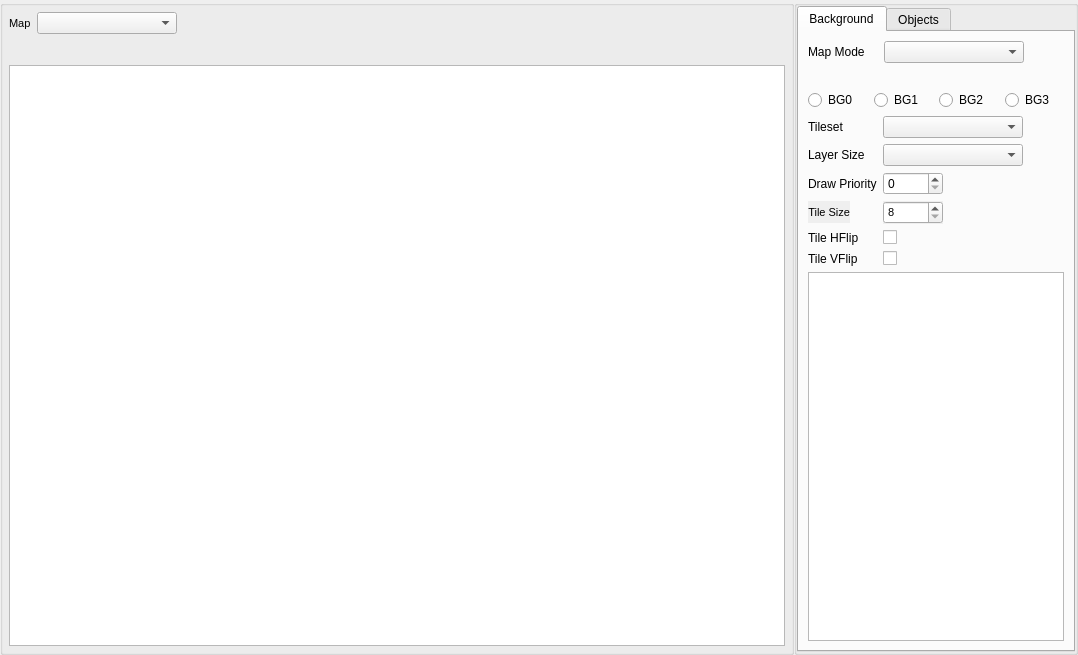
<?xml version="1.0" encoding="UTF-8"?>
<ui version="4.0">
 <class>MapEditor</class>
 <widget class="QWidget" name="MapEditor">
  <property name="geometry">
   <rect>
    <x>0</x>
    <y>0</y>
    <width>1078</width>
    <height>655</height>
   </rect>
  </property>
  <property name="windowTitle">
   <string>Form</string>
  </property>
  <property name="autoFillBackground">
   <bool>true</bool>
  </property>
  <layout class="QHBoxLayout" name="horizontalLayout_3">
   <property name="spacing">
    <number>0</number>
   </property>
   <property name="leftMargin">
    <number>0</number>
   </property>
   <property name="topMargin">
    <number>0</number>
   </property>
   <property name="rightMargin">
    <number>0</number>
   </property>
   <property name="bottomMargin">
    <number>0</number>
   </property>
   <item>
    <widget class="QGroupBox" name="groupBox">
     <property name="maximumSize">
      <size>
       <width>16777214</width>
       <height>16777215</height>
      </size>
     </property>
     <property name="font">
      <font>
       <pointsize>12</pointsize>
      </font>
     </property>
     <property name="autoFillBackground">
      <bool>true</bool>
     </property>
     <property name="title">
      <string/>
     </property>
     <layout class="QVBoxLayout" name="verticalLayout_2">
      <property name="spacing">
       <number>6</number>
      </property>
      <property name="leftMargin">
       <number>6</number>
      </property>
      <property name="topMargin">
       <number>6</number>
      </property>
      <property name="rightMargin">
       <number>6</number>
      </property>
      <property name="bottomMargin">
       <number>6</number>
      </property>
      <item>
       <layout class="QFormLayout" name="formLayout">
        <property name="bottomMargin">
         <number>25</number>
        </property>
        <item row="0" column="0">
         <widget class="QLabel" name="label">
          <property name="font">
           <font>
            <pointsize>8</pointsize>
           </font>
          </property>
          <property name="text">
           <string>Map</string>
          </property>
         </widget>
        </item>
        <item row="0" column="1">
         <layout class="QHBoxLayout" name="horizontalLayout_2">
          <property name="spacing">
           <number>1</number>
          </property>
          <property name="sizeConstraint">
           <enum>QLayout::SetDefaultConstraint</enum>
          </property>
          <item>
           <widget class="QComboBox" name="map_names">
            <property name="sizePolicy">
             <sizepolicy hsizetype="Maximum" vsizetype="Fixed">
              <horstretch>0</horstretch>
              <verstretch>0</verstretch>
             </sizepolicy>
            </property>
            <property name="minimumSize">
             <size>
              <width>140</width>
              <height>0</height>
             </size>
            </property>
            <property name="maximumSize">
             <size>
              <width>240</width>
              <height>16777215</height>
             </size>
            </property>
            <property name="font">
             <font>
              <pointsize>8</pointsize>
             </font>
            </property>
            <property name="autoFillBackground">
             <bool>true</bool>
            </property>
           </widget>
          </item>
          <item>
           <widget class="AssetControls" name="map_controls" native="true">
            <property name="font">
             <font>
              <pointsize>12</pointsize>
             </font>
            </property>
            <layout class="QVBoxLayout" name="verticalLayout_3"/>
           </widget>
          </item>
          <item>
           <spacer name="horizontalSpacer">
            <property name="autoFillBackground">
             <bool>true</bool>
            </property>
            <property name="orientation">
             <enum>Qt::Horizontal</enum>
            </property>
            <property name="sizeHint" stdset="0">
             <size>
              <width>19</width>
              <height>20</height>
             </size>
            </property>
           </spacer>
          </item>
         </layout>
        </item>
       </layout>
      </item>
      <item>
       <widget class="MapView" name="map_view">
        <property name="cursor" stdset="0">
         <cursorShape>ArrowCursor</cursorShape>
        </property>
        <property name="autoFillBackground">
         <bool>true</bool>
        </property>
       </widget>
      </item>
     </layout>
    </widget>
   </item>
   <item>
    <widget class="QGroupBox" name="tilesheet_box">
     <property name="sizePolicy">
      <sizepolicy hsizetype="Preferred" vsizetype="Preferred">
       <horstretch>0</horstretch>
       <verstretch>0</verstretch>
      </sizepolicy>
     </property>
     <property name="maximumSize">
      <size>
       <width>720</width>
       <height>16777215</height>
      </size>
     </property>
     <property name="sizeIncrement">
      <size>
       <width>0</width>
       <height>0</height>
      </size>
     </property>
     <property name="autoFillBackground">
      <bool>true</bool>
     </property>
     <property name="title">
      <string/>
     </property>
     <layout class="QVBoxLayout" name="verticalLayout">
      <property name="spacing">
       <number>1</number>
      </property>
      <property name="leftMargin">
       <number>0</number>
      </property>
      <property name="topMargin">
       <number>0</number>
      </property>
      <property name="rightMargin">
       <number>0</number>
      </property>
      <property name="bottomMargin">
       <number>0</number>
      </property>
      <item>
       <widget class="QTabWidget" name="map_tab">
        <property name="sizePolicy">
         <sizepolicy hsizetype="Preferred" vsizetype="Preferred">
          <horstretch>0</horstretch>
          <verstretch>0</verstretch>
         </sizepolicy>
        </property>
        <property name="currentIndex">
         <number>0</number>
        </property>
        <widget class="QWidget" name="tab_background">
         <attribute name="title">
          <string>Background</string>
         </attribute>
         <layout class="QVBoxLayout" name="verticalLayout_4">
          <item>
           <layout class="QFormLayout" name="formLayout_3">
            <property name="bottomMargin">
             <number>21</number>
            </property>
            <item row="0" column="0">
             <widget class="QLabel" name="label_4">
              <property name="text">
               <string>Map Mode    </string>
              </property>
             </widget>
            </item>
            <item row="0" column="1">
             <widget class="QComboBox" name="map_modes">
              <property name="minimumSize">
               <size>
                <width>140</width>
                <height>0</height>
               </size>
              </property>
              <property name="maximumSize">
               <size>
                <width>140</width>
                <height>16777215</height>
               </size>
              </property>
             </widget>
            </item>
           </layout>
          </item>
          <item>
           <layout class="QHBoxLayout" name="horizontalLayout_4">
            <property name="bottomMargin">
             <number>0</number>
            </property>
            <item>
             <widget class="QRadioButton" name="bg0_button">
              <property name="text">
               <string>BG0</string>
              </property>
             </widget>
            </item>
            <item>
             <widget class="QRadioButton" name="bg1_button">
              <property name="text">
               <string>BG1</string>
              </property>
             </widget>
            </item>
            <item>
             <widget class="QRadioButton" name="bg2_button">
              <property name="text">
               <string>BG2</string>
              </property>
             </widget>
            </item>
            <item>
             <widget class="QRadioButton" name="bg3_button">
              <property name="text">
               <string>BG3</string>
              </property>
             </widget>
            </item>
           </layout>
          </item>
          <item>
           <layout class="QFormLayout" name="formLayout_2">
            <property name="bottomMargin">
             <number>0</number>
            </property>
            <item row="0" column="0">
             <widget class="QLabel" name="label_2">
              <property name="text">
               <string>Tileset</string>
              </property>
             </widget>
            </item>
            <item row="0" column="1">
             <layout class="QHBoxLayout" name="horizontalLayout">
              <property name="bottomMargin">
               <number>0</number>
              </property>
              <item>
               <widget class="QComboBox" name="tileset_names">
                <property name="minimumSize">
                 <size>
                  <width>140</width>
                  <height>0</height>
                 </size>
                </property>
                <property name="maximumSize">
                 <size>
                  <width>140</width>
                  <height>16777215</height>
                 </size>
                </property>
                <property name="font">
                 <font>
                  <pointsize>8</pointsize>
                 </font>
                </property>
               </widget>
              </item>
              <item>
               <widget class="AssetControls" name="tileset_controls" native="true">
                <property name="font">
                 <font>
                  <pointsize>12</pointsize>
                 </font>
                </property>
                <layout class="QGridLayout" name="gridLayout_3"/>
               </widget>
              </item>
             </layout>
            </item>
            <item row="1" column="0">
             <widget class="QLabel" name="label_5">
              <property name="sizePolicy">
               <sizepolicy hsizetype="Maximum" vsizetype="Preferred">
                <horstretch>0</horstretch>
                <verstretch>0</verstretch>
               </sizepolicy>
              </property>
              <property name="text">
               <string>Layer Size</string>
              </property>
             </widget>
            </item>
            <item row="1" column="1">
             <widget class="QComboBox" name="background_sizes">
              <property name="sizePolicy">
               <sizepolicy hsizetype="Preferred" vsizetype="Fixed">
                <horstretch>0</horstretch>
                <verstretch>0</verstretch>
               </sizepolicy>
              </property>
              <property name="minimumSize">
               <size>
                <width>140</width>
                <height>0</height>
               </size>
              </property>
              <property name="maximumSize">
               <size>
                <width>140</width>
                <height>16777215</height>
               </size>
              </property>
             </widget>
            </item>
            <item row="2" column="0">
             <widget class="QLabel" name="label_3">
              <property name="text">
               <string>Draw Priority</string>
              </property>
             </widget>
            </item>
            <item row="2" column="1">
             <widget class="QSpinBox" name="background_priority">
              <property name="sizePolicy">
               <sizepolicy hsizetype="Maximum" vsizetype="Fixed">
                <horstretch>0</horstretch>
                <verstretch>0</verstretch>
               </sizepolicy>
              </property>
              <property name="maximumSize">
               <size>
                <width>60</width>
                <height>16777215</height>
               </size>
              </property>
              <property name="maximum">
               <number>3</number>
              </property>
             </widget>
            </item>
            <item row="4" column="0">
             <widget class="QLabel" name="tile_size_label">
              <property name="font">
               <font>
                <pointsize>8</pointsize>
               </font>
              </property>
              <property name="autoFillBackground">
               <bool>true</bool>
              </property>
              <property name="text">
               <string>Tile Size</string>
              </property>
              <property name="alignment">
               <set>Qt::AlignRight|Qt::AlignTrailing|Qt::AlignVCenter</set>
              </property>
             </widget>
            </item>
            <item row="4" column="1">
             <widget class="QSpinBox" name="tile_size">
              <property name="sizePolicy">
               <sizepolicy hsizetype="Maximum" vsizetype="Fixed">
                <horstretch>0</horstretch>
                <verstretch>0</verstretch>
               </sizepolicy>
              </property>
              <property name="maximumSize">
               <size>
                <width>60</width>
                <height>16777215</height>
               </size>
              </property>
              <property name="font">
               <font>
                <pointsize>8</pointsize>
               </font>
              </property>
              <property name="autoFillBackground">
               <bool>true</bool>
              </property>
              <property name="suffix">
               <string/>
              </property>
              <property name="minimum">
               <number>8</number>
              </property>
              <property name="maximum">
               <number>128</number>
              </property>
              <property name="singleStep">
               <number>8</number>
              </property>
              <property name="value">
               <number>8</number>
              </property>
             </widget>
            </item>
            <item row="5" column="0">
             <widget class="QLabel" name="label_6">
              <property name="text">
               <string>Tile HFlip</string>
              </property>
             </widget>
            </item>
            <item row="6" column="0">
             <widget class="QLabel" name="label_7">
              <property name="text">
               <string>Tile VFlip</string>
              </property>
             </widget>
            </item>
            <item row="5" column="1">
             <widget class="QCheckBox" name="tile_hflip">
              <property name="text">
               <string/>
              </property>
             </widget>
            </item>
            <item row="6" column="1">
             <widget class="QCheckBox" name="tile_vflip">
              <property name="text">
               <string/>
              </property>
             </widget>
            </item>
           </layout>
          </item>
          <item>
           <widget class="TilesetView" name="tileset_view">
            <property name="enabled">
             <bool>true</bool>
            </property>
            <property name="autoFillBackground">
             <bool>true</bool>
            </property>
           </widget>
          </item>
         </layout>
        </widget>
        <widget class="QWidget" name="tab_objects">
         <attribute name="title">
          <string>Objects</string>
         </attribute>
         <layout class="QVBoxLayout" name="verticalLayout_5"/>
        </widget>
       </widget>
      </item>
     </layout>
    </widget>
   </item>
  </layout>
  <widget class="QWidget" name="layoutWidget">
   <property name="geometry">
    <rect>
     <x>0</x>
     <y>0</y>
     <width>100</width>
     <height>30</height>
    </rect>
   </property>
   <layout class="QVBoxLayout" name="verticalLayout_7"/>
  </widget>
 </widget>
 <customwidgets>
  <customwidget>
   <class>AssetControls</class>
   <extends>QWidget</extends>
   <header location="global">ui/assetcontrols.h</header>
   <container>1</container>
  </customwidget>
  <customwidget>
   <class>MapView</class>
   <extends>QGraphicsView</extends>
   <header>mapeditor/mapview.h</header>
  </customwidget>
  <customwidget>
   <class>TilesetView</class>
   <extends>QGraphicsView</extends>
   <header>tileseteditor/tilesetview.h</header>
  </customwidget>
 </customwidgets>
 <resources/>
 <connections/>
</ui>
